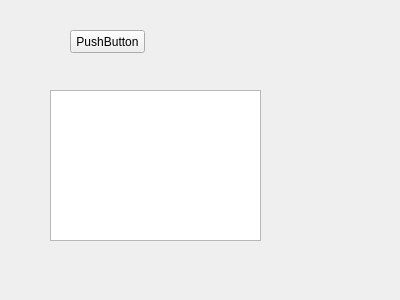
<?xml version="1.0" encoding="UTF-8"?>
<ui version="4.0">
 <class>Form</class>
 <widget class="QWidget" name="Form">
  <property name="geometry">
   <rect>
    <x>0</x>
    <y>0</y>
    <width>400</width>
    <height>300</height>
   </rect>
  </property>
  <property name="windowTitle">
   <string>Form</string>
  </property>
  <widget class="QPushButton" name="pushButton">
   <property name="geometry">
    <rect>
     <x>70</x>
     <y>30</y>
     <width>75</width>
     <height>23</height>
    </rect>
   </property>
   <property name="text">
    <string>PushButton</string>
   </property>
  </widget>
  <widget class="QTextBrowser" name="textBrowser">
   <property name="geometry">
    <rect>
     <x>50</x>
     <y>90</y>
     <width>211</width>
     <height>151</height>
    </rect>
   </property>
  </widget>
 </widget>
 <resources/>
 <connections/>
</ui>
